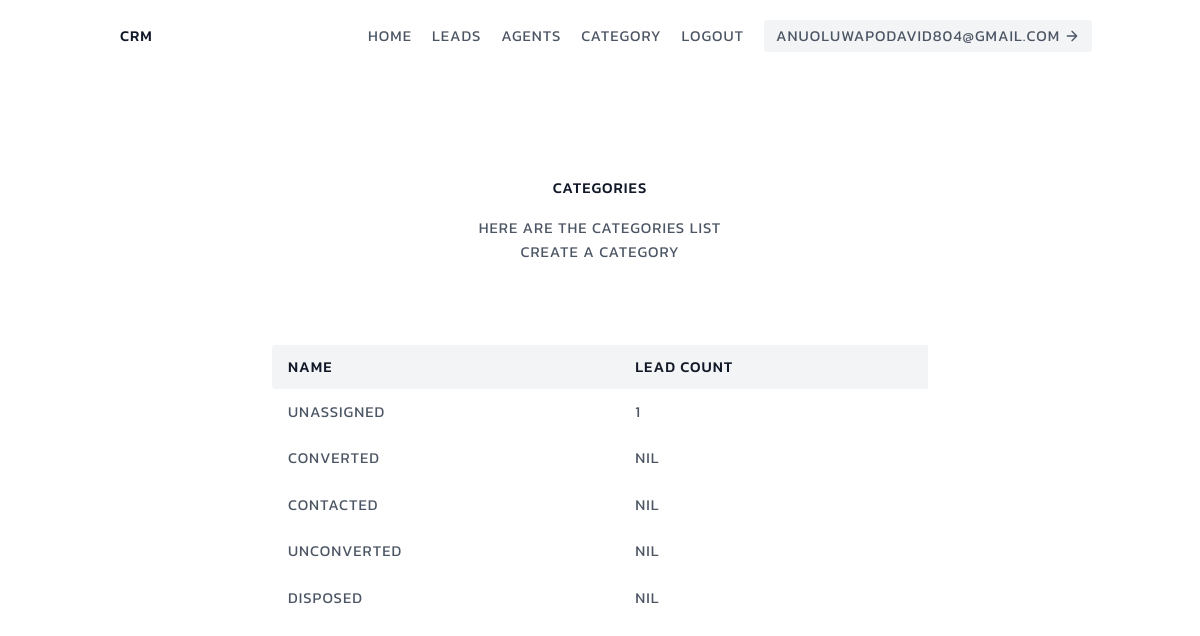
Page /category/category_list/ (signed in) on the committed database.
### Leads/models.py (models this page shows, shortened)
class User(AbstractUser):
    is_orgarnizer = models.BooleanField(default=True)
    is_agent = models.BooleanField(default=False)

class UserCategory(models.Model):
    category_name = models.CharField(max_length=150)
    category_profile = models.ForeignKey(UserProfile,on_delete=models.CASCADE)

### Category/views.py (the view)
# urls.py: path('category_list/',views.CategoryListView.as_view(), name='category_list'),
class CategoryListView(LoginRequiredMixin,generic.ListView):
    template_name = 'Category/category_list.html'
    context_object_name = 'category_list'
    def get_queryset(self):
        user = self.request.user
        if user.is_orgarnizer:
            queryset = UserCategory.objects.filter(category_profile = user.userprofile)
        else:
            queryset = UserCategory.objects.filter(category_profile = user.useragent.profile_agent)
        return queryset
    def get_context_data(self, **kwargs):
        context = super().get_context_data(**kwargs)
        user = self.request.user
        if user.is_orgarnizer:
            queryset = UserLead.objects.filter(profile_lead = user.userprofile)
        else:
            queryset = UserLead.objects.filter(profile_lead = user.useragent.profile_agent)
        context.update({
            'unassigned_leads_count' : queryset.filter(category_lead__isnull = True).count()
        })
        return context

### Category/templates/Category/category_list.html
{% extends 'Leads/base.html' %}
{% block content %}
<section class="text-gray-600 body-font">
    <div class="container px-5 py-24 mx-auto">
      <div class="flex flex-col text-center w-full mb-20">
        <h1 class="sm:text-4xl text-3xl font-medium title-font mb-2 text-gray-900 font">Categories</h1>
        <p class="lg:w-2/3 mx-auto leading-relaxed text-base font">Here are the Categories List</p>
        <a href="{% url 'category_create' %}" class="hover:text-blue-500 lg:w-2/3 mx-auto leading-relaxed text-base font">create a category</a>
      </div>
      <div class="lg:w-2/3 w-full mx-auto overflow-auto">
        <table class="table-auto w-full text-left whitespace-no-wrap">
          <thead>
            <tr>
              <th class="px-4 py-3 title-font tracking-wider font-medium text-gray-900 text-sm bg-gray-100 rounded-tl rounded-bl font">Name</th>
              <th class="px-4 py-3 title-font tracking-wider font-medium text-gray-900 text-sm bg-gray-100 font">Lead Count</th>
            </tr>
          </thead>
          <tbody>
            <tr>
                <td class="px-4 py-3 font">Unassigned</td>
                <td class="px-4 py-3 font">{{unassigned_leads_count}}</td>
              </tr>
            {% for category in category_list %}
            <tr>
              <td class="px-4 py-3 font">
              <a  href="{% url 'category_detail' pk=category.pk %}">{{category.category_name}}</a>
            </td>
              <td class="px-4 py-3 font">NIL</td>
            </tr>
            {% endfor %}
          </tbody>
        </table>
      </div>
    </div>
  </section>
{% endblock content %}

### Leads/templates/Leads/navbar.html (shortened to what this page needs)
<header class="text-gray-600 body-font">
    <div class="container mx-auto flex flex-wrap p-5 flex-col md:flex-row items-center">
        <a class="flex title-font font-medium items-center text-gray-900 mb-4 md:mb-0">
            <span class="ml-3 font">CRM</span>
        </a>
        <nav class="md:ml-auto flex flex-wrap items-center text-base justify-center">
          {% if user.is_authenticated %}
            <a href="{% url 'landing_page' %}" class="mr-5 font">Home</a>
            <a href="{% url 'lead_list' %}" class="mr-5 font">Leads</a>
            {% if request.user.is_orgarnizer %}
            <a href="{% url 'agent_list' %}" class="mr-5 font">Agents</a>
            {% endif %}
            <a href="{% url 'category_list' %}" class="mr-5 font">Category</a>
            <a href="{% url 'logout' %}" class="mr-5 font">LogOut</a>
            <span class="inline-flex items-center bg-gray-100 border-0 py-1 px-3 focus:outline-none hover:bg-gray-200 rounded text-base mt-4 md:mt-0 font">{{user.email}}
              <svg fill="none" stroke="currentColor" stroke-linecap="round" stroke-linejoin="round" stroke-width="2" class="w-4 h-4 ml-1" viewBox="0 0 24 24">
                <path d="M5 12h14M12 5l7 7-7 7"></path>
              </svg>
            </span>
      {% endif %}
    </nav>
    </div>
</header>

### Leads/static/Leads/css/main.css (style rules this page uses)
.font { font-family: 'Kanit', sans-serif !important; text-transform:uppercase; letter-spacing:1px; font-size:15px; }

### rows in the picture
User: email "ANUOLUWAPODAVID804@GMAIL.COM"
UserCategory: category_name "CONVERTED"
UserCategory: category_name "CONTACTED"
UserCategory: category_name "UNCONVERTED"
UserCategory: category_name "DISPOSED"

### other values in the picture
{{ unassigned_leads_count }} "1"
